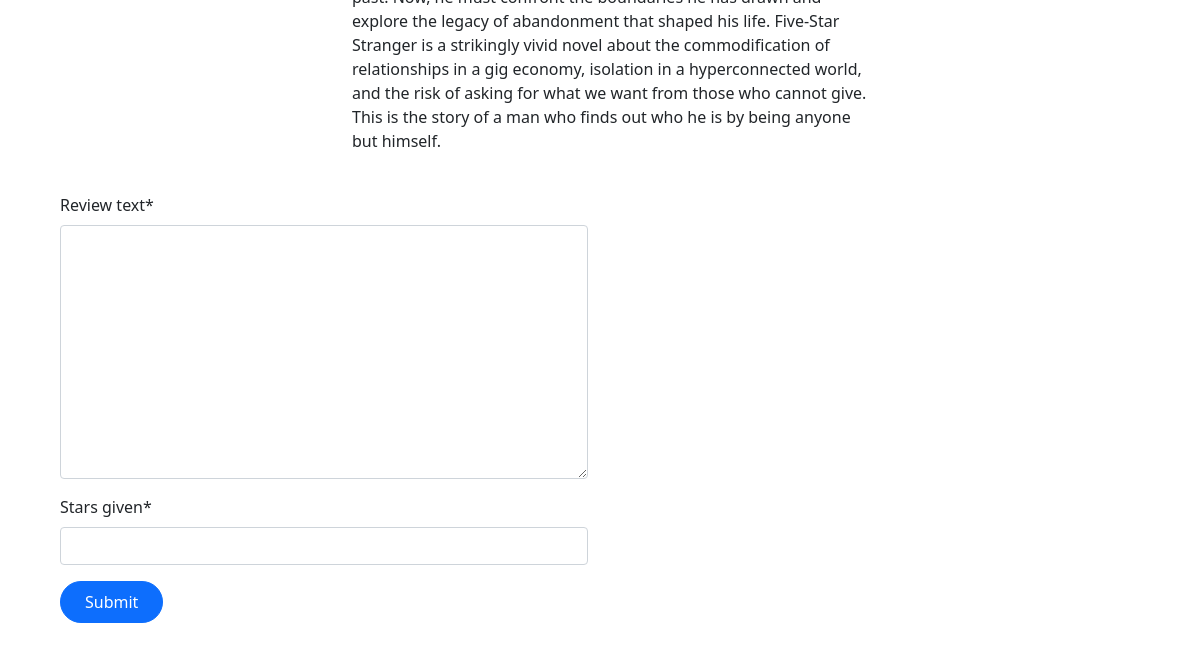
/books/6/ (lower part), run on an earlier commit of the app's database.
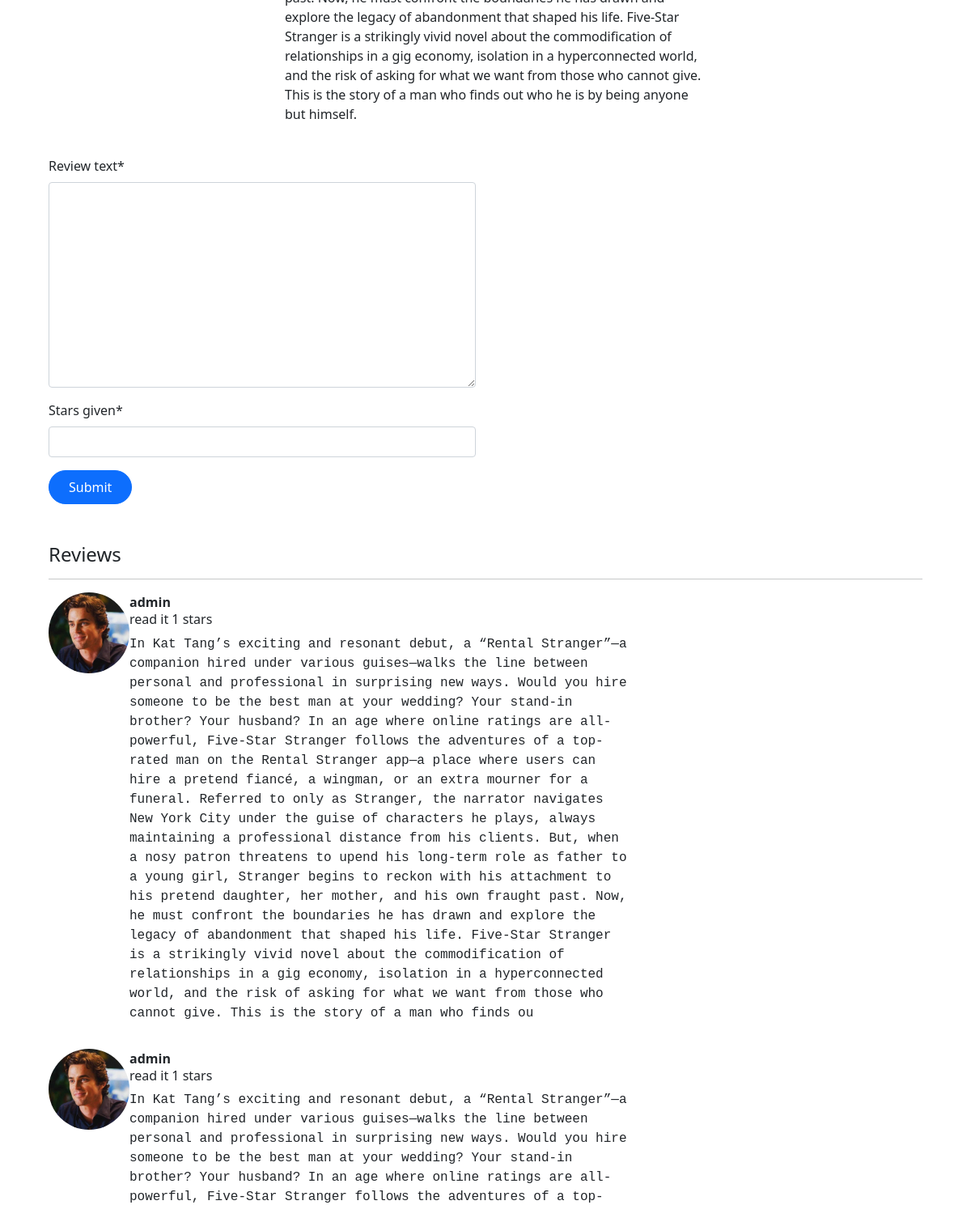
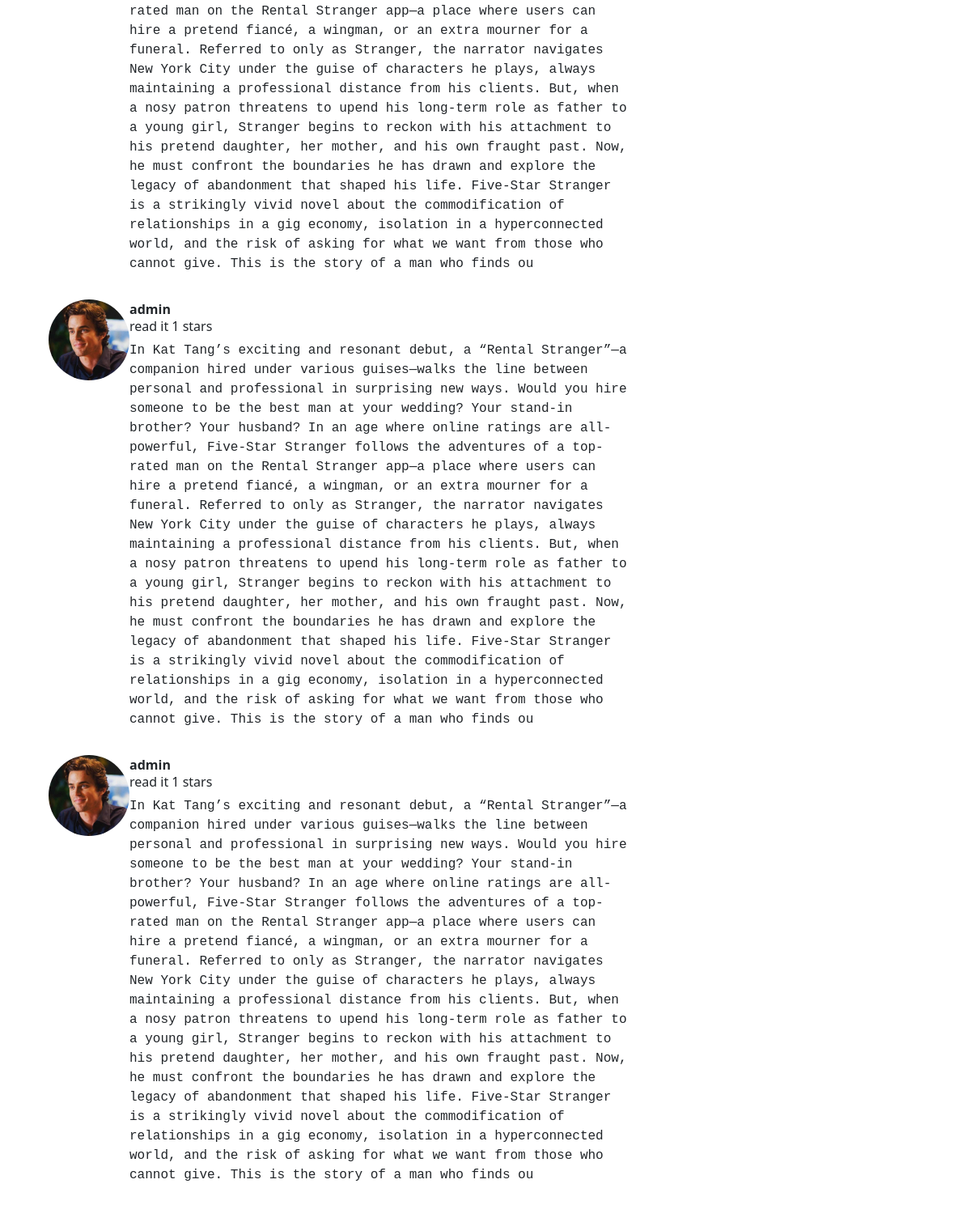
And on a later commit of the database (2 pictures, top to bottom).
### books/models.py (models this page shows, shortened)
class BookReview(models.Model):
    book = models.ForeignKey(Book, on_delete=models.CASCADE, related_name='reviews')
    author = models.ForeignKey(CustomUser, on_delete=models.CASCADE)
    review_text = models.TextField()
    stars_given = models.PositiveSmallIntegerField(
                                                   validators=[MinValueValidator(1), MaxValueValidator(5)])
    created_at = models.DateTimeField(auto_now_add=True, editable=False)

### users/models.py (models this page shows)
class CustomUser(AbstractUser):
    profile_picture = models.ImageField(upload_to='profile',null=True,blank=True,
                                        validators=[FileExtensionValidator(allowed_extensions=['jpg', 'png'])])

### books/views.py (the view)
# urls.py: path('<int:pk>/', BookDetailView.as_view(), name='detail'),
class BookDetailView(View):
    def get(self, request, pk):
        book = Book.objects.get(pk=pk)
        review_form = BookReviewForm()
        context = {
            'book': book,
            'review_form': review_form,
        }
        return render(request, template_name='books/book_detail.html', context=context)

### books/forms.py
class BookReviewForm(forms.ModelForm):
    stars_given = forms.IntegerField(max_value=5, min_value=1, )
    class Meta:
        model = BookReview
        fields = ['review_text', 'stars_given']

### templates/books/book_detail.html (shortened to what this page needs)
{% extends 'base.html' %}
{% load static %}
{% load crispy_forms_tags %}]
{% block link %}
    <link rel="stylesheet" href="{% static 'css/style.css' %}">
{% endblock %}
{% block content %}
    <div class="row align-items-start mb-4">
        <div class="col-6  ms-3">
            <br>
            <br>
            <p>{{ book.description }}</p>
        </div>
    </div>
    <div class="row mb-5">
        <div class="col-6">
            <form method="post" action="{% url 'reviews' book.pk %}">
                {{ review_form | crispy }}
                <button type="submit" class="btn btn-primary">Submit</button>
            </form>
        </div>
    </div>
    {% if book.reviews.exists %}
        <h4>Reviews</h4>
        <hr>
        {% for review in book.reviews.all %}
            <div class="row mb-3">
                <div class="col-1 me-2">
                    <img class='author_img' src="{{ review.author.profile_picture.url }}" alt="">
                </div>
                <div class="col-7">
                    <b>{{ review.author.username }}</b>
                    <h6>read it {{ review.stars_given }} stars</h6>
                    <p class="mt-2 font-monospace">
                        {{ review.review_text }}
                    </p>
                </div>
            </div>
        {% endfor %}
    {% endif %}
{% endblock %}

What changed in the data, as far as the page shows it:
added BookReview: author.profile_picture (picture), author.username "admin", stars_given "1", review_text "In Kat Tang’s exciting and resonant debut, a “Rental Stranger”—a companion hired under various guises—walks the line between personal and professional in surprising new ways. Would you hire someone to be the best man at your wedding? Your stand-in brother? Your husband? In an age where online ratings are all-powerful, Five-Star Stranger follows the adventures of a top-rated man on the Rental Stranger app—a place where users can hire a pretend fiancé, a wingman, or an extra mourner for a funeral. Referred to only as Stranger, the narrator navigates New York City under the guise of characters he plays, always maintaining a professional distance from his clients. But, when a nosy patron…"
added BookReview: author.profile_picture (picture), author.username "admin", stars_given "1", review_text "In Kat Tang’s exciting and resonant debut, a “Rental Stranger”—a companion hired under various guises—walks the line between personal and professional in surprising new ways. Would you hire someone to be the best man at your wedding? Your stand-in brother? Your husband? In an age where online ratings are all-powerful, Five-Star Stranger follows the adventures of a top-rated man on the Rental Stranger app—a place where users can hire a pretend fiancé, a wingman, or an extra mourner for a funeral. Referred to only as Stranger, the narrator navigates New York City under the guise of characters he plays, always maintaining a professional distance from his clients. But, when a nosy patron…"
added BookReview: author.profile_picture (picture), author.username "admin", stars_given "1", review_text "In Kat Tang’s exciting and resonant debut, a “Rental Stranger”—a companion hired under various guises—walks the line between personal and professional in surprising new ways. Would you hire someone to be the best man at your wedding? Your stand-in brother? Your husband? In an age where online ratings are all-powerful, Five-Star Stranger follows the adventures of a top-rated man on the Rental Stranger app—a place where users can hire a pretend fiancé, a wingman, or an extra mourner for a funeral. Referred to only as Stranger, the narrator navigates New York City under the guise of characters he plays, always maintaining a professional distance from his clients. But, when a nosy patron…"
added BookReview: author.profile_picture (picture), author.username "admin", stars_given "1", review_text "In Kat Tang’s exciting and resonant debut, a “Rental Stranger”—a companion hired under various guises—walks the line between personal and professional in surprising new ways. Would you hire someone to be the best man at your wedding? Your stand-in brother? Your husband? In an age where online ratings are all-powerful, Five-Star Stranger follows the adventures of a top-rated man on the Rental Stranger app—a place where users can hire a pretend fiancé, a wingman, or an extra mourner for a funeral. Referred to only as Stranger, the narrator navigates New York City under the guise of characters he plays, always maintaining a professional distance from his clients. But, when a nosy patron…"
Also different on the page:
text now shown: "Reviews"
